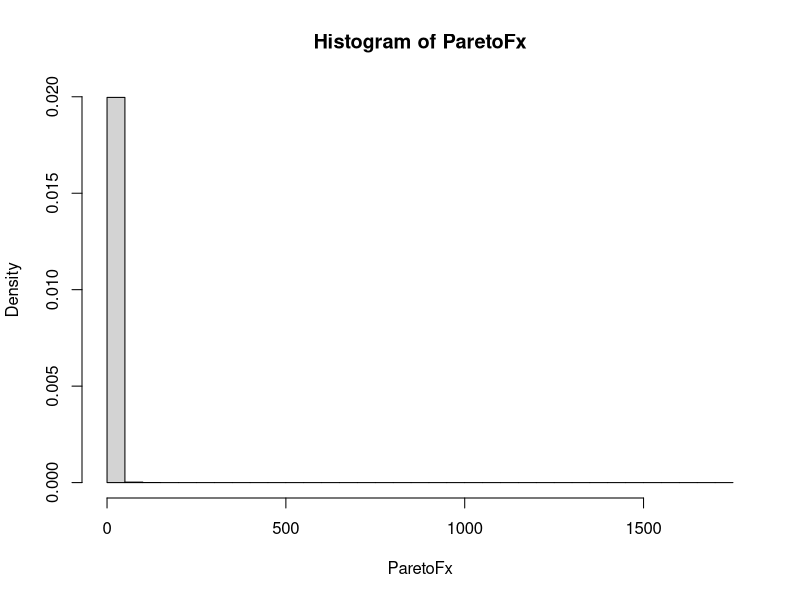
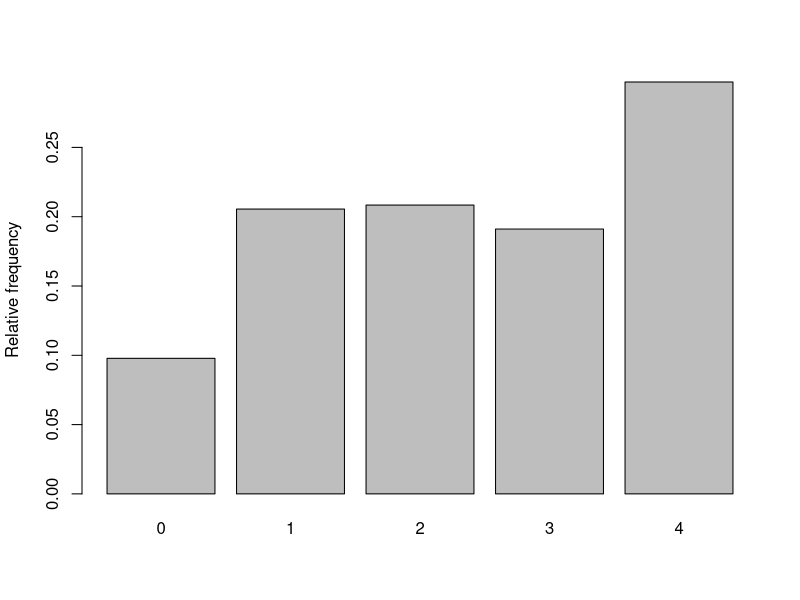

Source code (R) for these figures, in order:
## ---- chunk 1
simPareto <- function(nSim, a, b) {
  u <- runif(nSim)
  return(b*(1-u)^(-1/a))
}

nSim = 1000000
ParetoFx <- simPareto(nSim = nSim, a = 2, b = 2)
hist(ParetoFx, breaks=30, prob=TRUE)
## ---- chunk 2
# Alternatively the built in sample function can be used 
## Generating data from the number of heads example where 
## f(0)=1/8, f(1)=3/8, f(2)=3/8 and f(3)=1/8

# Function for simulating number of heads according to the distribution above
discrv <- function(Nsim){
   U <- runif(Nsim)
   X <- rep(0,Nsim)
   X[(U>0.1) & (U<=0.3)] <- 1
   X[(U>0.3) & (U<=0.5)] <- 2
   X[(U>0.5) & (U<=0.7)] <- 3
   X[U>0.7] <- 4
   return(X)
}

Nsim <- 10000

dfx <- discrv(Nsim)
relfreq <- table(dfx)/Nsim
relfreq
barplot(relfreq,ylab="Relative frequency")

# Alternatively the built in sample function can be used 
dfx2 <- sample(0:4,size=Nsim,replace=TRUE,prob=c(0.1,0.2,0.2,0.2,0.3))
relfreq <- table(dfx2)/Nsim
relfreq
